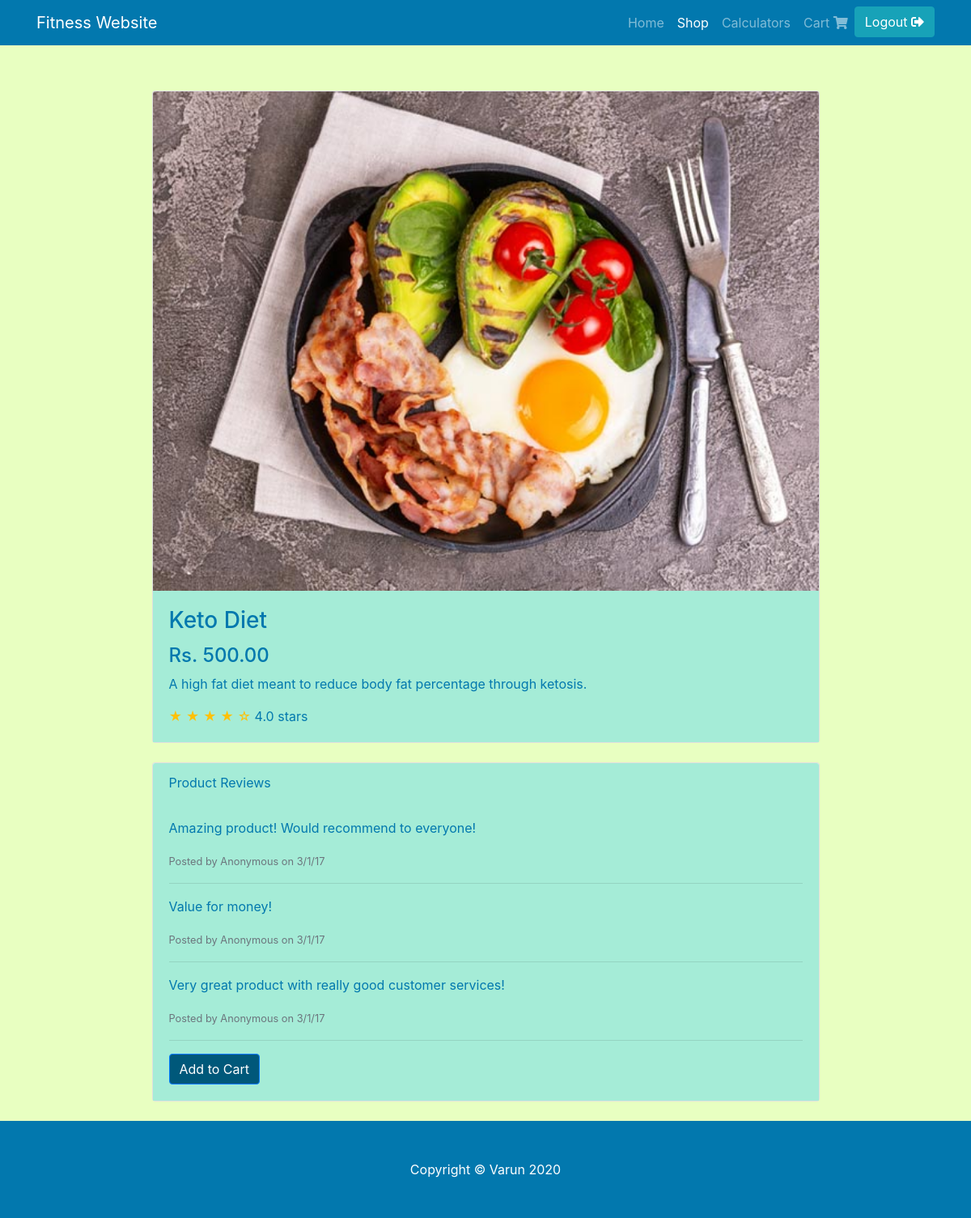
/shop-item.php?pid=5 (signed in), run on the app's committed database.
### tables this page shows
CREATE TABLE `products` (
  `pid` int(11) NOT NULL,
  `pname` varchar(25) NOT NULL,
  `price` decimal(6,2) NOT NULL,
  `path` varchar(50) NOT NULL,
  `type` varchar(10) DEFAULT NULL,
  `description` varchar(100) DEFAULT NULL
);

### shop-item.php (the view, shortened to what this page needs)
<?php
  $pid = $_GET['pid'];
  include('config.php');
  $getProduct = "SELECT * FROM products WHERE pid=$pid";
  $result = $connection->query($getProduct);
  $row = $result->fetch_assoc();
  $message = "";
?>
<!DOCTYPE html>
<html lang="en">
<head>
  <link href="vendor/bootstrap/css/bootstrap.min.css" rel="stylesheet">
  <link rel="stylesheet" href="vendor/fontawesome/css/all.css">
  <link href="css/styles.css" rel="stylesheet">
</head>
<body>
  <nav class="navbar navbar-expand-lg navbar-dark navbar-custom fixed-top">
    <div class="container">
      <a class="navbar-brand" href="#">Fitness Website</a>
      <div class="collapse navbar-collapse" id="navbarResponsive">
        <ul class="navbar-nav ml-auto">
          <li class="nav-item">
            <a class="nav-link" href="home.php">Home</a>
          </li>
          <li class="nav-item active">
            <a class="nav-link" href="shop-home-workout.php">Shop
            </a>
          </li>
          <li class="nav-item">
            <a class="nav-link" href="calculator.php">Calculators</a>
          </li>
          <li class="nav-item">
            <a class="nav-link" href="cart.php">Cart <i class='fas fa-shopping-cart'></i></a>
          </li>
          <li class="nav-item">
            <button type="button" class="btn btn-info" data-toggle="modal" data-target="#exampleModal">Logout <i class='fas fa-sign-out-alt'></i></button>
          </li>
        </ul>
      </div>
    </div>
  </nav>
  <div class="container">
    <br><h3 class="text-def"><?php echo $message;?></h3>
    <div class="row justify-content-center">
      <div class="col-lg-9">
        <div class="card mt-4">
          <img class="card-img-top img-fluid" src="<?php echo $row['path']; ?>" alt="">
          <div class="card-body">
            <h3 class="card-title"><?php echo $row['pname']; ?></h3>
            <h4>Rs. <?php echo $row['price']; ?></h4>
            <p class="card-text"><?php echo $row['description'] ?></p>
            <span class="text-warning">&#9733; &#9733; &#9733; &#9733; &#9734;</span>
            4.0 stars
          </div>
        </div>
        <div class="card card-outline-secondary my-4">
          <div class="card-header">
            Product Reviews
          </div>
          <div class="card-body">
            <p>Amazing product! Would recommend to everyone!</p>
            <small class="text-muted">Posted by Anonymous on 3/1/17</small>
            <hr>
            <p>Value for money!</p>
            <small class="text-muted">Posted by Anonymous on 3/1/17</small>
            <hr>
            <p>Very great product with really good customer services! </p>
            <small class="text-muted">Posted by Anonymous on 3/1/17</small>
            <hr>
            <form method="POST">
              <button type="submit" name="cartadd" value="cartadd" class="btn btn-primary">Add to Cart</button>
            </form>
          </div>
        </div>
      </div>
    </div>
  </div>
  <footer class="py-5 navbar-custom">
    <div class="container">
      <p class="m-0 text-center text-white">Copyright &copy; Varun 2020</p>
    </div>
  </footer>
</body>
</html>

### css/styles.css (style rules this page uses)
:root { --bg-color: #E8FFC1; --nav-color: #0278AE; --btn-color: #00587A; --card-color: #A5ECD7; --nav-color-hover: #6fcffc; }
body { padding-top: 56px; background-color: var(--bg-color); }
.btn-primary, .btn-primary:hover, .btn-primary:active, .btn-primary:visited { background-color: var(--btn-color) !important; }
.navbar-custom { background-color: var(--nav-color); }
.card-body { color: var(--nav-color); background-color: var(--card-color); border: none; }
.card-header { color: var(--nav-color); background-color: var(--card-color); border: none; }
a { color: var(--nav-color); }

### data on the page
products: path (picture), pname "Keto Diet", price "500.00", description "A high fat diet meant to reduce body fat percentage through ketosis."
